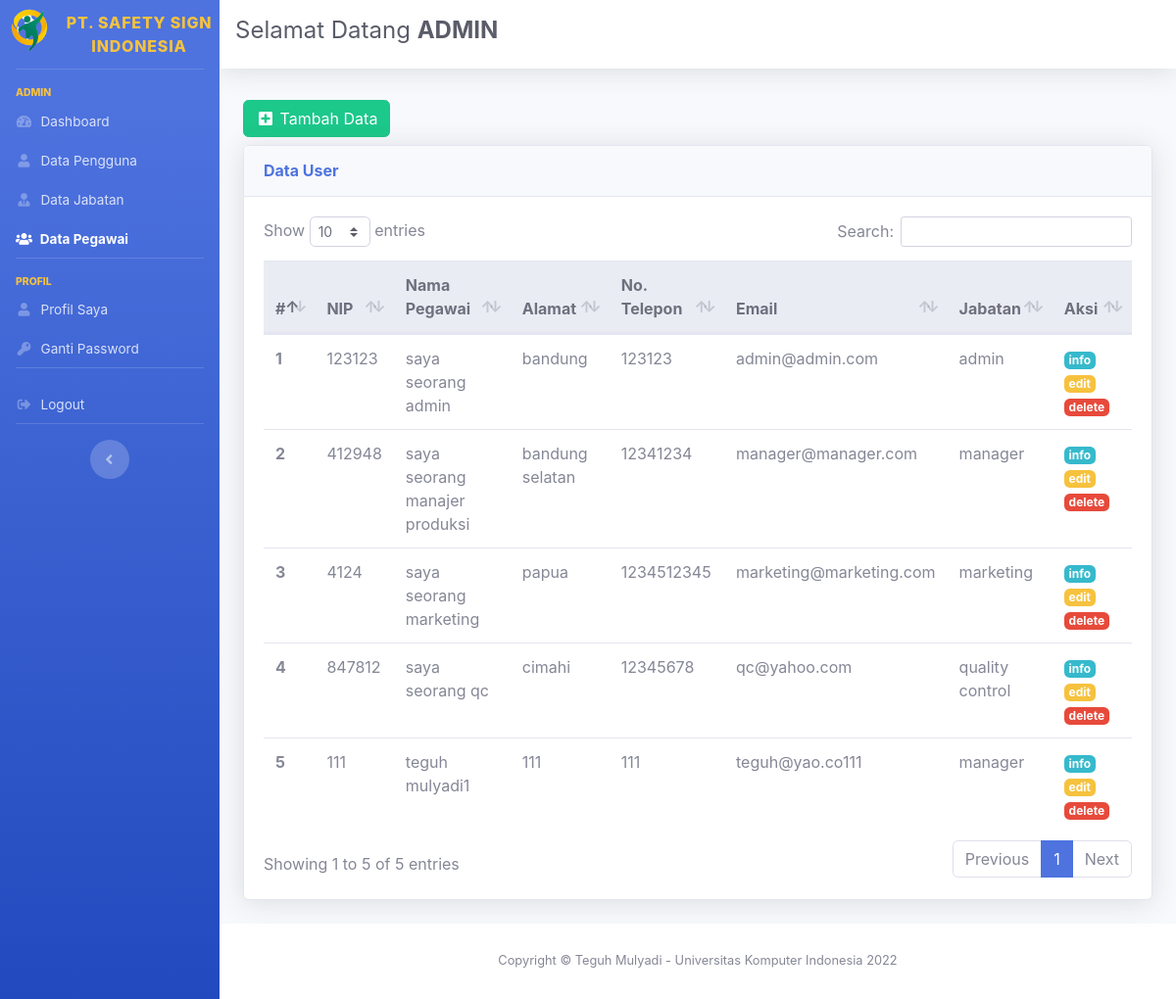
/admin/index.php?menu=pegawai&action=tampil (signed in), run on an earlier commit of the app's database.
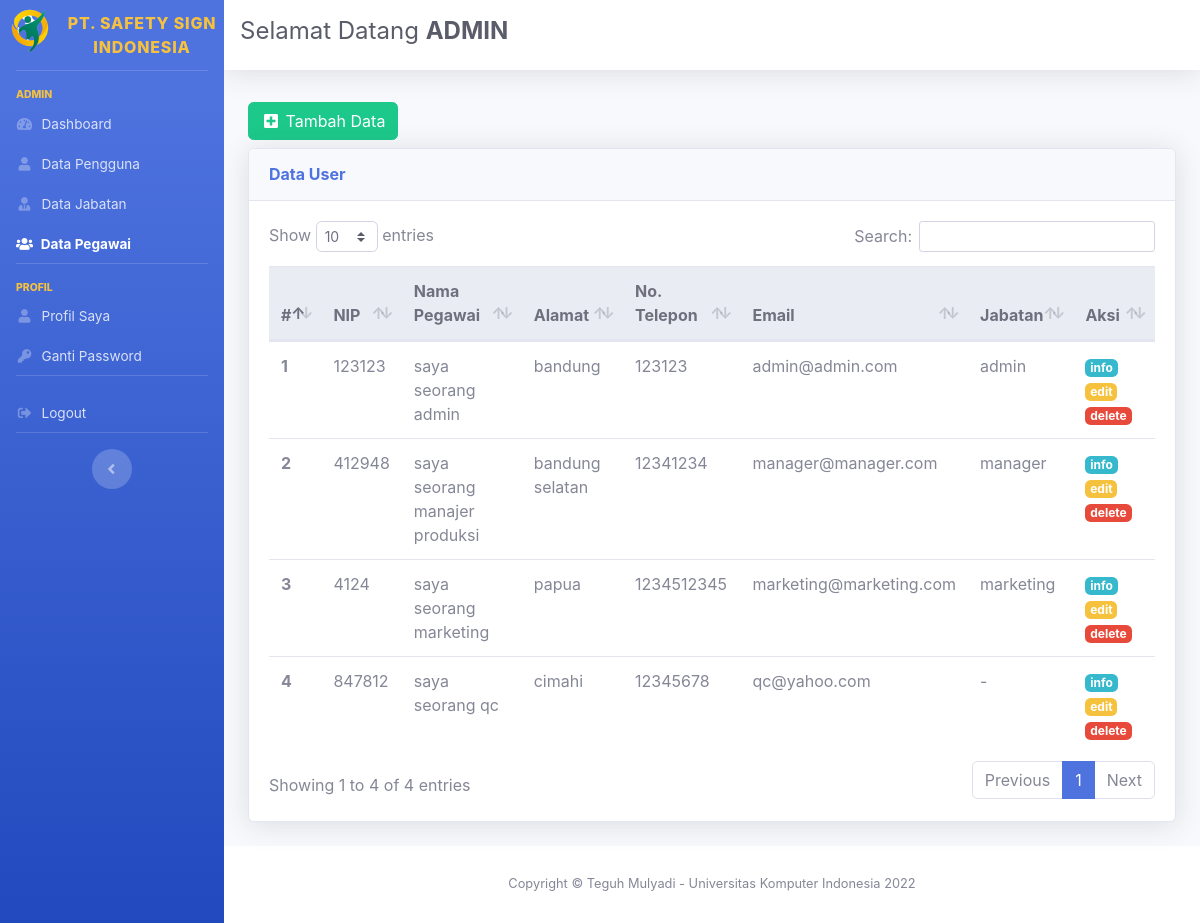
And on a later commit of the database.
### tables this page shows
CREATE TABLE `tbl_pegawai` (
  `id_pegawai` int(11) NOT NULL,
  `nip` varchar(20) NOT NULL,
  `nama_pegawai` varchar(128) NOT NULL,
  `alamat` text NOT NULL,
  `no_telepon` varchar(13) NOT NULL,
  `email` varchar(128) NOT NULL,
  `tempat_lahir` varchar(50) NOT NULL,
  `tgl_lahir` date NOT NULL,
  `id_jabatan` int(11) NOT NULL
);

CREATE TABLE `tbl_jabatan` (
  `id_jabatan` int(11) NOT NULL,
  `nama_jabatan` varchar(50) NOT NULL
);

### admin/tampil_data_pegawai.php (the view)
<?php
include 'config.php';
$sql = "SELECT * FROM tbl_pegawai JOIN tbl_jabatan ON tbl_pegawai.id_jabatan=tbl_jabatan.id_jabatan";
$hasil = mysqli_query($con, $sql);
?>
    <a href="?menu=pegawai&action=tambah" class="btn btn-success my-2">
        <i class="fas fa-fw fa-plus-square"></i>
        <span>Tambah Data</span>
    </a>
<div class="card shadow mb-4">
    <div class="card-header py-3">
        <h6 class="m-0 font-weight-bold text-primary">Data User</h6>
    </div>
    <div class="card-body">
        <div class="table-responsive">
            <table class="table table-hover" id="dataTable" width="100%" cellspacing="0">
                <thead class="thead-light">
                    <tr>
                        <th>#</th>
                        <th>NIP</th>
                        <th>Nama Pegawai</th>
                        <th>Alamat</th>
                        <th>No. Telepon</th>
                        <th>Email</th>
                        <th>Jabatan</th>
                        <th>Aksi</th>
                    </tr>
                </thead>
                <tbody>
                    <?php
                    $i = 1;
             while ($row = mysqli_fetch_assoc($hasil)) {
                        ?>
                        <tr>
                            <th scope="row"><?= $i++ ?></th>
                            <td><?= $row['nip']; ?></td>
                            <td><?= $row['nama_pegawai']; ?></td>
                            <td><?= $row['alamat']; ?></td>
                            <td><?= $row['no_telepon']; ?></td>
                            <td><?= $row['email']; ?></td>
                            <td><?= $row['nama_jabatan']; ?></td>
                            <td>
                                <a href="?menu=pegawai&action=detail&id=<?= $row['id_pegawai'] ?>" class="badge badge-info">info</a>
                                <a href="?menu=pegawai&action=edit&id=<?= $row['id_pegawai'] ?>" class="badge badge-warning">edit</a>
                                <a href="proses_delete_data_pegawai.php?id=<?= $row['id_pegawai'] ?>" class="badge badge-danger" onclick="return confirm('Yakin delete?');">delete</a>
                            </td>
                        </tr>
                    <?php }
                ?>
                </tbody>
            </table>
        </div>
    </div>
</div>

What changed in the data, as far as the page shows it:
removed tbl_pegawai: nip "111", nama_pegawai "teguh mulyadi1", alamat "111", no_telepon "111", email "teguh@yao.co111", id_jabatan.nama_jabatan "manager"
changed through a linked row, tbl_pegawai "saya seorang qc": id_jabatan.nama_jabatan "quality control" → "-"
Also different on the page:
text written by a page script: "Show entries Search: Showing 1 to 5 of 5 entries Previous 1 Next" → "Show entries Search: Showing 1 to 4 of 4 entries Previous 1 Next"
